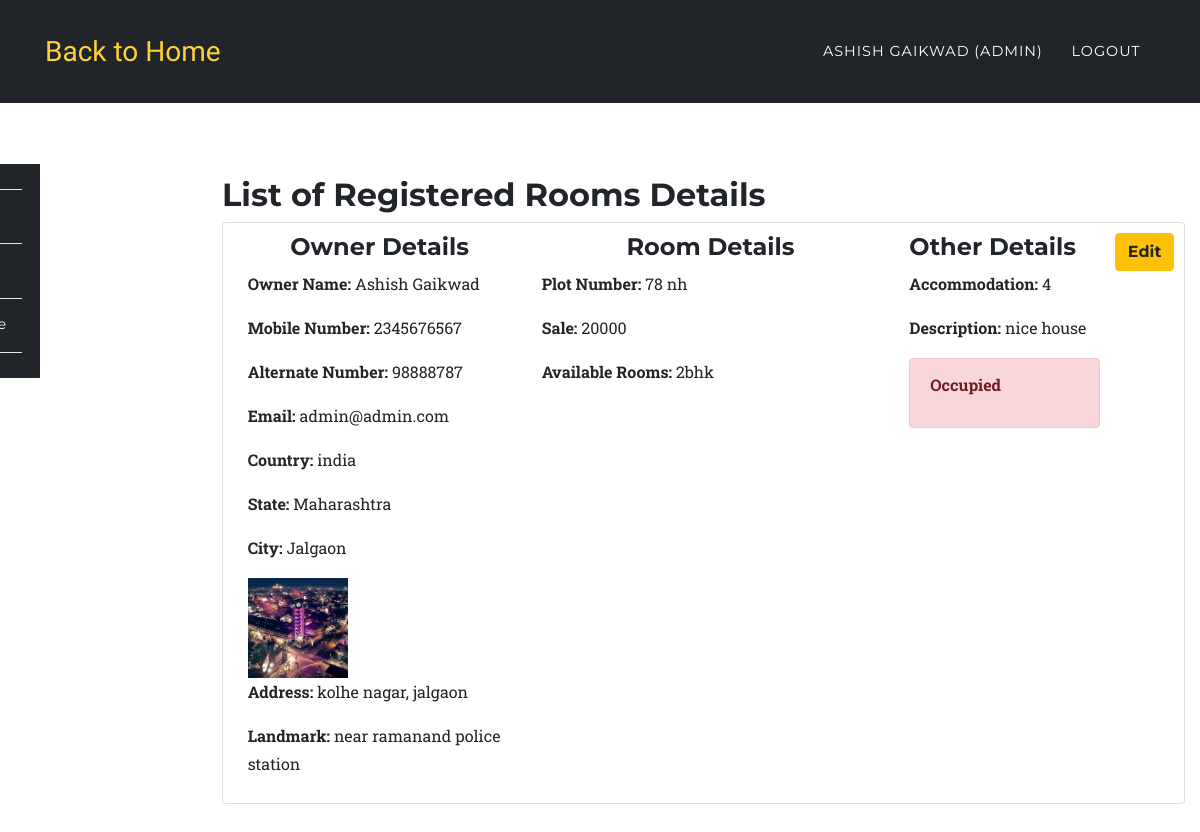
Page /app/list.php (signed in) on the committed database.
### tables this page shows
CREATE TABLE `room_rental_registrations` (
  `id` int(10) UNSIGNED NOT NULL,
  `fullname` varchar(191) NOT NULL,
  `mobile` varchar(191) NOT NULL,
  `alternat_mobile` varchar(191) NOT NULL,
  `email` varchar(191) NOT NULL,
  `country` varchar(191) NOT NULL,
  `state` varchar(191) NOT NULL,
  `city` varchar(191) NOT NULL,
  `landmark` varchar(191) NOT NULL,
  `rent` varchar(191) NOT NULL,
  `sale` varchar(190) DEFAULT NULL,
  `deposit` varchar(191) NOT NULL,
  `plot_number` varchar(191) NOT NULL,
  `rooms` varchar(100) DEFAULT NULL,
  `address` varchar(191) NOT NULL,
  `accommodation` varchar(191) NOT NULL,
  `description` varchar(191) NOT NULL,
  `image` varchar(191) DEFAULT NULL,
  `open_for_sharing` varchar(191) DEFAULT NULL,
  `other` varchar(191) DEFAULT NULL,
  `vacant` int(1) NOT NULL DEFAULT '1',
  `created_at` timestamp NULL DEFAULT CURRENT_TIMESTAMP,
  `updated_at` timestamp NULL DEFAULT CURRENT_TIMESTAMP,
  `user_id` int(10) DEFAULT NULL
);

### app/list.php (the view, shortened to what this page needs)
<?php
	require '../config/config.php';
		try {
			if($_SESSION['role'] == 'admin'){
				$stmt = $connect->prepare('SELECT * FROM room_rental_registrations');
				$stmt->execute();
				$data = $stmt->fetchAll (PDO::FETCH_ASSOC);
			}
		}catch(PDOException $e) {
			$errMsg = $e->getMessage();
		}
?>
<?php include '../include/header.php';?>
	<nav class="navbar navbar-expand-lg navbar-dark fixed-top" style="background-color:#212529;" id="mainNav">
      <div class="container">
        <a class="navbar-brand js-scroll-trigger" href="../index.php">Back to Home</a>
        <div class="collapse navbar-collapse" id="navbarResponsive">
          <ul class="navbar-nav text-uppercase ml-auto">
            <li class="nav-item">
              <a class="nav-link" href="#"><?php echo $_SESSION['fullname']; ?> <?php if($_SESSION['role'] == 'admin'){ echo "(Admin)"; } ?></a>
            </li>
            <li class="nav-item">
              <a href="../auth/logout.php" class="nav-link">Logout</a>
            </li>
          </ul>
        </div>
      </div>
    </nav>
	<section style="padding-left:0px;">
		<?php include '../include/side-nav.php';?>
	</section>
<section class="wrapper" style="margin-left: 16%;margin-top: -23%;">
	<div class="container">
		<div class="row">
			<div class="col-12">
			<h2>List of Registered Rooms Details</h2>
				<?php
					foreach ($data as $key => $value) {
						echo '<div class="card card-inverse card-info mb-3" style="padding:1%;">
								  <div class="card-block">';
								  	echo '<a class="btn btn-warning float-right" href="update.php?id='.$value['id'].'&act=';if(!empty($value['own'])){ echo "ap"; }else{ echo "indi"; } echo '">Edit</a>';
									 echo 	'<div class="row">
											<div class="col-4">
											<h4 class="text-center">Owner Details</h4>';
											 	echo '<p><b>Owner Name: </b>'.$value['fullname'].'</p>';
											 	echo '<p><b>Mobile Number: </b>'.$value['mobile'].'</p>';
											 	echo '<p><b>Alternate Number: </b>'.$value['alternat_mobile'].'</p>';
											 	echo '<p><b>Email: </b>'.$value['email'].'</p>';
											 	echo '<p><b>Country: </b>'.$value['country'].'</p><p><b> State: </b>'.$value['state'].'</p><p><b> City: </b>'.$value['city'].'</p>';
											 	if ($value['image'] !== 'uploads/') {
											 		echo '<img src="'.$value['image'].'" width="100">';
											 	}
											 	echo '<p><b>Address: </b>'.$value['address'].'</p><p><b> Landmark: </b>'.$value['landmark'].'</p>';
										echo '</div>
											<div class="col-5">
											<h4 class="text-center">Room Details</h4>';
												echo '<p><b>Plot Number: </b>'.$value['plot_number'].'</p>';
												if(isset($value['sale'])){
													echo '<p><b>Sale: </b>'.$value['sale'].'</p>';
												}
												echo '<p><b>Available Rooms: </b>'.$value['rooms'].'</p>';
										echo '</div>
											<div class="col-3">
											<h4>Other Details</h4>';
											echo '<p><b>Accommodation: </b>'.$value['accommodation'].'</p>';
											echo '<p><b>Description: </b>'.$value['description'].'</p>';
												if($value['vacant'] == 0){
													echo '<div class="alert alert-danger" role="alert"><p><b>Occupied</b></p></div>';
												}else{
													echo '<div class="alert alert-success" role="alert"><p><b>Vacant</b></p></div>';
												}
											echo '</div>
										</div>
								   </div>
								</div>';
								echo '<br><br>';
					}
				?>
			</div>
		</div>
	</div>
</section>
<?php include '../include/footer.php';?>

### include/header.php (shortened to what this page needs)
<!DOCTYPE html>
<html lang="en">
  <head>
    <link href="../assets/plugins/bootstrap/css/bootstrap.min.css" rel="stylesheet">
    <link href="../assets/plugins/font-awesome/css/font-awesome.min.css" rel="stylesheet" type="text/css">
    <link href="../assets/css/rent.css" rel="stylesheet">
    <link href="../assets/css/style.css" rel="stylesheet">
  </head>
  <body id="page-top">

### include/side-nav.php (shortened to what this page needs)
<br>
	<nav class="navbar navbar-expand-sm navbar-default sidebar" style="background-color:#212529;" id="mainNav">
      <div class="container">
        <div class="collapse navbar-collapse" id="navbarResponsive1">
          <ul class="navbar-nav text-center" style="    flex-direction: column;">
            <li class="nav-item">
              <a class="nav-link" href="../auth/dashboard.php">Home</a>
            </li>
            <li class="nav-item">
            	<?php if($_SESSION['role'] == 'admin' || $_SESSION['role'] == 'user'){
	        		echo '<a href="../app/register.php" class="nav-link">Register</a>';
	      	 	} ?>
            </li>
            <li class="nav-item">
	        	  <a href="../app/list.php" class="nav-link">Details/Update</a>
            </li>
          </ul>
        </div>
      </div>
    </nav>

### include/footer.php (shortened to what this page needs)
  </body>
</html>

### assets/css/rent.css (style rules this page uses)
body { overflow-x: hidden; font-family: 'Roboto Slab', 'Helvetica Neue', Helvetica, Arial, sans-serif; }
p { line-height: 1.75; }
a { color: #fed136; }
h1, h2, h3, h4, h5, h6 { font-weight: 700; font-family: 'Montserrat', 'Helvetica Neue', Helvetica, Arial, sans-serif; }
section { padding: 100px 0; }
@media (min-width: 768px) { section { padding: 140px 0; } }
.btn { font-family: 'Montserrat', 'Helvetica Neue', Helvetica, Arial, sans-serif; font-weight: 700; }
#mainNav { background-color: #212529; }
#mainNav .navbar-brand { color: #fed136; font-family: 'Kaushan Script', 'Helvetica Neue', Helvetica, Arial, cursive; }
#mainNav .navbar-nav .nav-item .nav-link { font-size: 90%; font-weight: 400; padding: 0.75em 0; letter-spacing: 1px; color: white; font-family: 'Montserrat', 'Helvetica Neue', Helvetica, Arial, sans-serif; }
@media (min-width: 992px) { #mainNav { padding-top: 25px; padding-bottom: 25px; -webkit-transition: padding-top 0.3s, padding-bottom 0.3s; -moz-transition: padding-top 0.3s, padding-bottom 0.3s; transition: padding-top 0.3s, padding-bottom 0.3s; border: none; background-color: transparent; } }
@media (min-width: 992px) { #mainNav .navbar-brand { font-size: 1.75em; -webkit-transition: all 0.3s; -moz-transition: all 0.3s; transition: all 0.3s; } }
@media (min-width: 992px) { #mainNav .navbar-nav .nav-item .nav-link { padding: 1.1em 1em !important; } }

### assets/css/style.css (style rules this page uses)
.navbar { border-radius: 0px; }
nav.sidebar, .main { -webkit-transition: margin 200ms ease-out; -moz-transition: margin 200ms ease-out; -o-transition: margin 200ms ease-out; transition: margin 200ms ease-out; }
@media (min-width: 765px) { nav.sidebar .navbar-nav > li:first-child { border-top: 1px #e5e5e5 solid; } }
@media (min-width: 765px) { nav.sidebar .navbar-nav > li { border-bottom: 1px #e5e5e5 solid; } }
@media (min-width: 765px) { nav.sidebar .navbar-collapse, nav.sidebar .container-fluid { padding: 0 0px 0 0px; } }
@media (min-width: 765px) { nav.sidebar { width: 200px; height: 100%; margin-left: -160px; float: left; margin-bottom: 0px; } }
@media (min-width: 765px) { nav.sidebar li { width: 100%; } }
section { padding-left: 15px; }

### rows in the picture
room_rental_registrations: fullname "Ashish Gaikwad", mobile "2345676567", alternat_mobile "98888787", email "admin@admin.com", country "india", state "Maharashtra", city "Jalgaon", image (picture), address "kolhe nagar, jalgaon", landmark "near ramanand police station", plot_number "78 nh", sale "20000", rooms "2bhk", accommodation "4", description "nice house", vacant "Occupied"

### other values in the picture
$_SESSION['fullname'] "ASHISH GAIKWAD"
